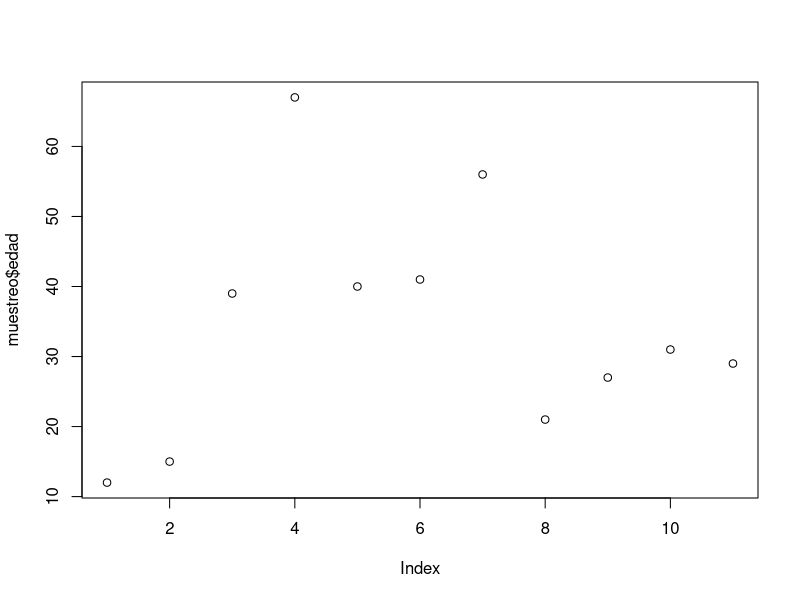
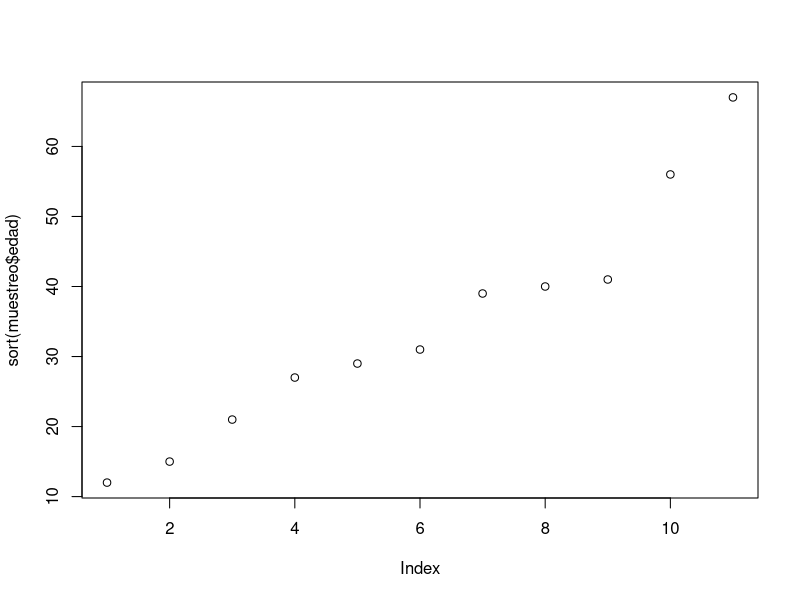
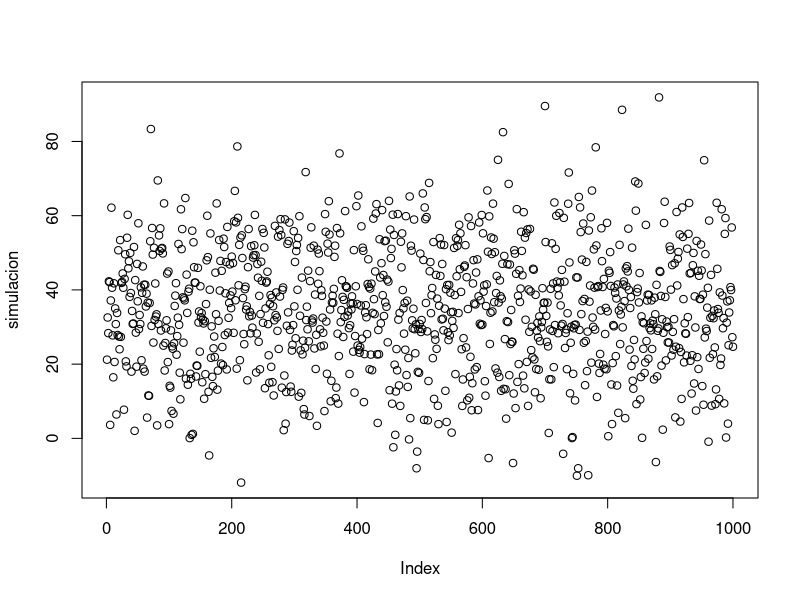
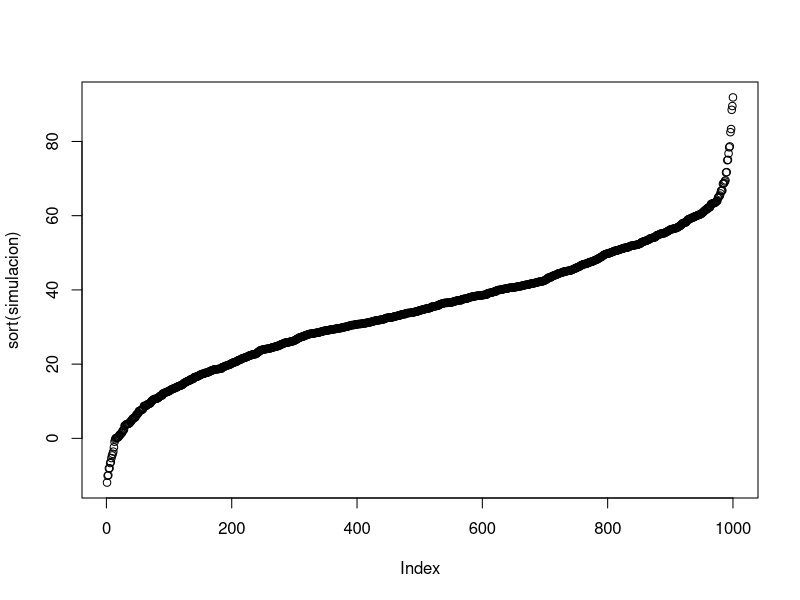

Write the R code that produced these figures, in order. (Note: this script raises an error after producing the figures.)
# 1. VARIABLES
edad <- 25
sexo = "Masculino"

salario_x = 1000
salario_y = 1200

### operaciones matematicas
10 + 10
10 - 100
10*10
10/1000
10^3

### operaciones tricotomia
10 > 1
10 < 5
10 == 10

### operaciones logicas
edad <- 17
sexo = 'Masculino'

edad > 18 & sexo == 'Masculino' #ambos argumentos sean TRUE
edad > 18 || sexo == 'Masculino' #al menos un argumento sea TRUE

# 2. CONDICIONALES
edad <- 15

### ejemplo 1
if(edad >= 18){
  print('Puedes acceder')
}else{
  print('no tienes edad suficiente para acceder')
}

### ejemplo 2
amigos <- 4
num_rebanadas <- 8
if(num_rebanadas%%amigos == 0){
  print('es suficiente con ese numero de pizzas')
}else{
  print('pide mas pizza')
}

# 3. ESTRUCTURAS SIMPLES DE DATOS
c(1:100)

edades <- c(22,25,23,21,21,23,27,28,31,12,14,29)
length(edades)
min(edades)
max(edades)
range(edades)
diff(range(edades))
mean(edades)
var(edades)
sd(edades)

# 4. CICLOS

### ejemplo 1
contador <- 0
for(edad in edades){
  contador = contador + (mean(edades)-edad)^2
}
contador = contador/(length(edades)-1)

### ejemplo 2
edades <- c(17,18,19,12,20)
for(e in edades){
  if(e >= 18){
    print(paste("tu edad:",e,"es suficiente"))
  }else{
    print(paste("te faltan",18-e,"años para entrar"))
  }
}

# 5. BASES DE DATOS

### ejemplo 1
edades <- c(25,19,26,24)
sexo <- c('M','F','F','M')
salario <- c(12000,5000,10000,10500)

muestreo <- data.frame(
  EDAD = edades,
  SEXO = sexo,
  SALARIO = salario
)

mean(muestreo$EDAD)
sd(muestreo$EDAD)

mean(muestreo$SALARIO)

### tablas
table(muestreo)
table(muestreo$SEXO,muestreo$EDAD)

### ejemplo 2
edades_simu <- rnorm(10000,mean=23.5,sd=3.11)
salario_simu <- rnorm(10000,mean=mean(muestreo$SALARIO),sd=sd(muestreo$SALARIO))

SIMU <- data.frame(
  EDADs = edades_simu,
  SALARIOs = salario_simu
)

## 5.A DPLYR

# 6. ESTADÍSTICA

muestreo <- data.frame(
  'edad' = c(12,15,39,67,40,41,56,21,27,31,29)
)

M <- mean(muestreo$edad)
S <- sd(muestreo$edad)

plot(muestreo$edad)
plot(sort(muestreo$edad))

simulacion <- rnorm(1000,mean=M,sd=S)

plot(simulacion)
plot(sort(simulacion))

quantile(muestreo$edad, .95)
diff(range(muestreo$edad))

## distribuciones de probabilidad

runif()
rexp()
rgamma()
rbeta()
rpois()

as.integer(runif(1,min=10,max=65))

# 7. GRÁFICAS

plot(simulacion)

hist(simulacion)

boxplot(simulacion)

muestreo <- data.frame(
  'edad' = c(21,24,27,29,35,62,71),
  'salario' = c(5600,6200,7800,6800,8000,12000,14000)
)

plot(muestreo$edad,muestreo$salario)

cor(muestreo$edad,muestreo$salario)

## 7.A GGPLOT2
library(ggplot2)

ggplot(muestreo, aes(x = edad, y = salario)) +
  geom_point() +
  theme_bw() +
  labs(title = "Scatter plot of Wage against Age", x = "Edad de la Población", y = "Salario")

# 8. REGRESIONES

modelo <- lm(data = muestreo, salario ~ edad)
summary(modelo)

ggplot(muestreo, aes(x = edad, y = salario)) +
  geom_point() +
  geom_smooth(method = "lm", col = "blue") + 
  theme_bw() +
  labs(title = "Scatter plot of Wage against Age", x = "Edad de la Población", y = "Salario")

confint(modelo)

## 8.A Regresiones Multiples

# 9. CLASIFICACIONES

# 10. SERIES DE TIEMPO
